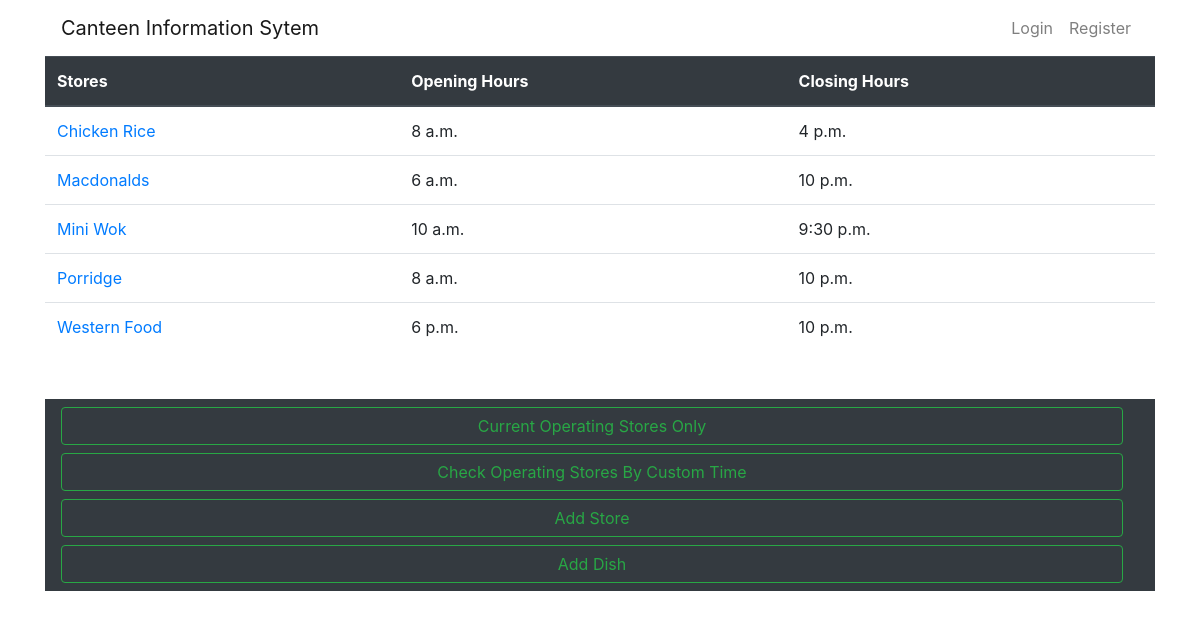
The page / on the database its author committed.
### info/models.py (models this page shows, shortened)
class Stores(models.Model):
    name = models.CharField(max_length=200)
    wait_time = models.IntegerField()
    start_hour = models.TimeField(default="08:00:00")
    end_hour = models.TimeField(default="08:00:00")

### info/views.py (the view)
# urls.py: path('',include('info.urls'))
def info(request):
    stores = Stores.objects.all()
    context={'stores':stores,"form":CustomTime()}
    return render(request,'info/index.html',context)

### info/templates/info/index.html (shortened to what this page needs)
{% extends "info/base.html" %}
{% block content %}
  <nav class="navbar navbar-dark bg-dark mt-5">
    <form class="form-inline" style="width:100%">
      <a class="btn btn-outline-success mr-3 btn-block" type="button" href="{% url 'current-store' %}">Current Operating Stores Only</a>
      <button class="btn btn-outline-success  mr-3 btn-block" type="button" onclick="document.getElementById('timepicker').style.visibility='visible'">Check Operating Stores By Custom
        Time</button>
        <a class="btn btn-outline-success  mr-3 btn-block" type="button" href="{% url 'add-store' %}">Add Store</a>
        <a class="btn btn-outline-success  mr-3 btn-block" type="button" href="{% url 'add-dish' %}">Add Dish</a>
      </form>
  </nav>
{% endblock %}

### info/templates/info/base.html (shortened to what this page needs)
<!DOCTYPE html>
<html>
    <head>
        <link rel="stylesheet" href="https://stackpath.bootstrapcdn.com/bootstrap/4.3.1/css/bootstrap.min.css">
    </head>
    <body class="container">
      <nav class="navbar navbar-expand-sm  navbar-light justify-content-end">
        <a class="navbar-brand mr-auto" href="{% url 'info' %}">Canteen Information Sytem</a>
        <div class="collapse navbar-collapse flex-grow-0" id="navbarSupportedContent">
          {% if user.is_authenticated %}
          <ul class="navbar-nav text-right">
            <li class="nav-item ">
              <a class="nav-item nav-link" href="{% url 'logout' %}">Logout</a>
            </li>
        </ul>
        {% else %}
            <ul class="navbar-nav text-right">
                <li class="nav-item ">
                  <a class="nav-link" href="{% url 'login' %}">Login</a>
                </li>
                <li class="nav-item ">
                  <a class="nav-link" href="{% url 'register' %}">Register</a>
                </li>
            </ul>
            {% endif %}
      </nav>
          {%if stores%}
          <table class="table">
            <thead class="thead-dark">
              <tr>
                <th scope="col">Stores</th>
                <th scope="col">Opening Hours</th>
                <th scope="col">Closing Hours</th>
              </tr>
            </thead>
            <tbody>
              {% for store in stores %}
              <tr>
                {% block custom %}<td><a href="{% url 'dish' store.name %}" >{{ store.name }}</a></td>{% endblock %}
                <td>{{ store.start_hour }}</td>
                <td>{{ store.end_hour }}</td>
              </tr>
              {% endfor %}
            </tbody>
          </table>
        {% else %}
          <h2>Sorry, no stores available by this time</h2>
        {% endif %}
        {% block content %}{% endblock %}
    </body>
</html>

### rows shown on the page
Stores: name "Chicken Rice", start_hour "8 a.m.", end_hour "4 p.m."
Stores: name "Macdonalds", start_hour "6 a.m.", end_hour "10 p.m."
Stores: name "Mini Wok", start_hour "10 a.m.", end_hour "9:30 p.m."
Stores: name "Porridge", start_hour "8 a.m.", end_hour "10 p.m."
Stores: name "Western Food", start_hour "6 p.m.", end_hour "10 p.m."
